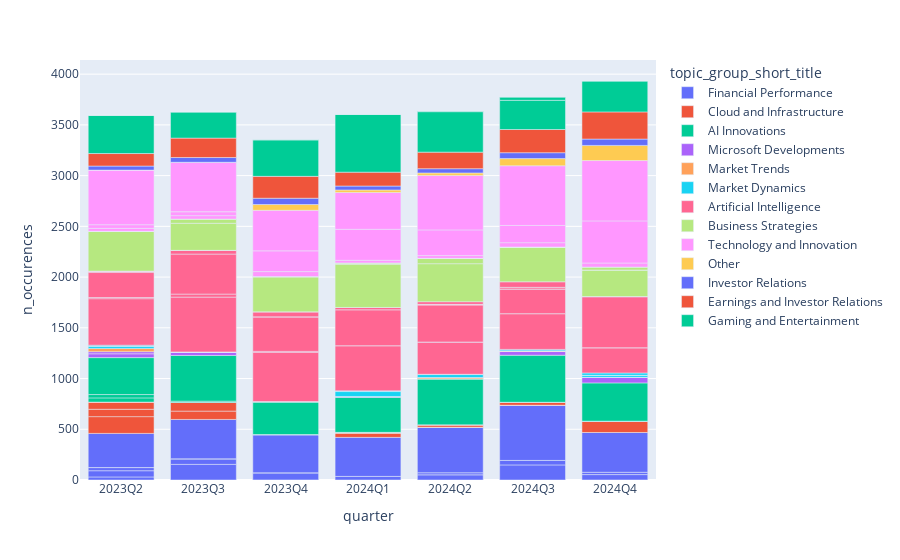

The notebook cell saved with this chart:
### Markdown cell above
#### Stacked Bar Plots

### Code cell
ticker = "GOOG"
quarters = pd.DataFrame(index.queryMeta(f"SELECT distinct(quarter) from doc_meta WHERE ticker='{ticker}'")).quarter
        

## This query compares one of google's quarters to all other quarters to pull out what made it distinct
## An alternative approach could be comparing the quarter only to those that came before it
## The api provides the ability to compare any 1 group to any other group and provides 
## The same high level structured overview
dfs = []
for q in quarters:
    tmp = pd.DataFrame(index.topicDiff(
        q1=f"ticker='{ticker}' AND quarter='{q}'", 
        q2=f"ticker='{ticker}' AND quarter!='{q}'",
        cutoff=1.0,
        limit=100
    )["topics"])
    tmp["quarter"] = q
    dfs.append(tmp)
topic_df = pd.concat(dfs).sort_values("quarter")
counts_df = pd.concat([ topicOverTime(t, ticker) for t in topic_df.topic_id.unique() ])

df = pd.merge(counts_df, topic_df.drop_duplicates(subset="short_title").drop(columns="quarter"), on="topic_id")
px.bar(df, x="quarter", y="n_occurences", color="topic_group_short_title", hover_data=["short_title", "topic_id"])

### Figure 1 — Plotly figure (JSON) as saved in the notebook; plotly's stock layout.template omitted (floating-point values rounded to 4 significant figures)
{"data": [{"alignmentgroup": "True", "customdata": [["Gross Margin Dynamics", 167], ["Gross Margin Dynamics", 167], ["Gross Margin Dynamics", 167], ["Gross Margin Dynamics", 167], ["Gross Margin Dynamics", 167], ["Gross Margin Dynamics", 167], ["Gross Margin Dynamics", 167], ["Leadership Transition and Investment", 185], ["Leadership Transition and Investment", 185], ["Leadership Transition and Investment", 185], ["Leadership Transition and Investment", 185], ["Leadership Transition and Investment", 185], ["Leadership Transition and Investment", 185], ["Leadership Transition and Investment", 185], ["Financial Performance Metrics", 134], ["Financial Performance Metrics", 134], ["Financial Performance Metrics", 134], ["Financial Performance Metrics", 134], ["Financial Performance Metrics", 134], ["Financial Performance Metrics", 134], ["Financial Performance Metrics", 134], ["Shareholder Returns", 47], ["Shareholder Returns", 47], ["Shareholder Returns", 47], ["Shareholder Returns", 47], ["Shareholder Returns", 47], ["Shareholder Returns", 47], ["Shareholder Returns", 47], ["Google Revenue Growth", 102], ["Google Revenue Growth", 102], ["Google Revenue Growth", 102], ["Google Revenue Growth", 102], ["Google Revenue Growth", 102], ["Google Revenue Growth", 102], ["Google Revenue Growth", 102]], "hovertemplate": "topic_group_short_title=Financial Performance<br>quarter=%{x}<br>n_occurences=%{y}<br>short_title=%{customdata[0]}<br>topic_id=%{customdata[1]}<extra></extra>", "legendgroup": "Financial Performance", "marker": {"color": "#636efa", "pattern": {"shape": ""}}, "name": "Financial Performance", "offsetgroup": "Financial Performance", "orientation": "v", "showlegend": true, "textposition": "auto", "type": "bar", "x": ["2023Q2", "2023Q3", "2023Q4", "2024Q1", "2024Q2", "2024Q3", "2024Q4", "2023Q2", "2023Q3", "2023Q4", "2024Q1", "2024Q2", "2024Q3", "2024Q4", "2023Q2", "2023Q3", "2023Q4", "2024Q1", "2024Q2", "2024Q3", "2024Q4", "2023Q2", "2023Q3", "2023Q4", "2024Q1", "2024Q2", "2024Q3", "2024Q4", "2023Q2", "2023Q3", "2023Q4", "2024Q1", "2024Q2", "2024Q3", "2024Q4"], "xaxis": "x", "y": [30.05, 0.03333, 0, 0.01333, 0.04, 0, 0.01333, 61.31, 153.9, 1.013, 0, 0.01333, 148.7, 0.5467, 31.34, 54.55, 69.73, 35.44, 50.59, 44.37, 52.76, 0, 0.02, 0, 0, 20.5, 0.006667, 22.89, 336.6, 388.3, 376.6, 384.7, 447.5, 543.9, 392.2], "yaxis": "y"}, {"alignmentgroup": "True", "customdata": [["Cloud Investment Strategy", 21], ["Cloud Investment Strategy", 21], ["Cloud Investment Strategy", 21], ["Cloud Investment Strategy", 21], ["Cloud Investment Strategy", 21], ["Cloud Investment Strategy", 21], ["Cloud Investment Strategy", 21], ["CapEx and Data Center Investments", 145], ["CapEx and Data Center Investments", 145], ["CapEx and Data Center Investments", 145], ["CapEx and Data Center Investments", 145], ["CapEx and Data Center Investments", 145], ["CapEx and Data Center Investments", 145], ["CapEx and Data Center Investments", 145], ["Public Cloud Profitability", 18], ["Public Cloud Profitability", 18], ["Public Cloud Profitability", 18], ["Public Cloud Profitability", 18], ["Public Cloud Profitability", 18], ["Public Cloud Profitability", 18], ["Public Cloud Profitability", 18], ["Microsoft Cloud Migration", 62], ["Microsoft Cloud Migration", 62], ["Microsoft Cloud Migration", 62], ["Microsoft Cloud Migration", 62], ["Microsoft Cloud Migration", 62], ["Microsoft Cloud Migration", 62], ["Microsoft Cloud Migration", 62]], "hovertemplate": "topic_group_short_title=Cloud and Infrastructure<br>quarter=%{x}<br>n_occurences=%{y}<br>short_title=%{customdata[0]}<br>topic_id=%{customdata[1]}<extra></extra>", "legendgroup": "Cloud and Infrastructure", "marker": {"color": "#EF553B", "pattern": {"shape": ""}}, "name": "Cloud and Infrastructure", "offsetgroup": "Cloud and Infrastructure", "orientation": "v", "showlegend": true, "textposition": "auto", "type": "bar", "x": ["2023Q2", "2023Q3", "2023Q4", "2024Q1", "2024Q2", "2024Q3", "2024Q4", "2023Q2", "2023Q3", "2023Q4", "2024Q1", "2024Q2", "2024Q3", "2024Q4", "2023Q2", "2023Q3", "2023Q4", "2024Q1", "2024Q2", "2024Q3", "2024Q4", "2023Q2", "2023Q3", "2023Q4", "2024Q1", "2024Q2", "2024Q3", "2024Q4"], "xaxis": "x", "y": [165.2, 82.24, 0.006667, 44.52, 1.307, 0.1, 0.01333, 72.51, 84.68, 0.03333, 0.006667, 0.006667, 0.006667, 108.4, 70.5, 0.006667, 0.02667, 0.006667, 0.2067, 0, 0.006667, 0.06, 0.07333, 0.4067, 1.593, 22.72, 28.97, 0.08667], "yaxis": "y"}, {"alignmentgroup": "True", "customdata": [["AI Cloud Services", 42], ["AI Cloud Services", 42], ["AI Cloud Services", 42], ["AI Cloud Services", 42], ["AI Cloud Services", 42], ["AI Cloud Services", 42], ["AI Cloud Services", 42], ["Advancements in AI Models", 26], ["Advancements in AI Models", 26], ["Advancements in AI Models", 26], ["Advancements in AI Models", 26], ["Advancements in AI Models", 26], ["Advancements in AI Models", 26], ["Advancements in AI Models", 26], ["Generative AI Infrastructure", 57], ["Generative AI Infrastructure", 57], ["Generative AI Infrastructure", 57], ["Generative AI Infrastructure", 57], ["Generative AI Infrastructure", 57], ["Generative AI Infrastructure", 57], ["Generative AI Infrastructure", 57]], "hovertemplate": "topic_group_short_title=AI Innovations<br>quarter=%{x}<br>n_occurences=%{y}<br>short_title=%{customdata[0]}<br>topic_id=%{customdata[1]}<extra></extra>", "legendgroup": "AI Innovations", "marker": {"color": "#00cc96", "pattern": {"shape": ""}}, "name": "AI Innovations", "offsetgroup": "AI Innovations", "orientation": "v", "showlegend": true, "textposition": "auto", "type": "bar", "x": ["2023Q2", "2023Q3", "2023Q4", "2024Q1", "2024Q2", "2024Q3", "2024Q4", "2023Q2", "2023Q3", "2023Q4", "2024Q1", "2024Q2", "2024Q3", "2024Q4", "2023Q2", "2023Q3", "2023Q4", "2024Q1", "2024Q2", "2024Q3", "2024Q4"], "xaxis": "x", "y": [41.71, 0.28, 0.03333, 2.093, 0.6333, 0.006667, 2.827, 32.83, 12.87, 0.006667, 1.073, 0.03333, 0.01333, 0.01333, 364.1, 450.7, 323.4, 347.3, 453.6, 463.6, 377.4], "yaxis": "y"}, {"alignmentgroup": "True", "customdata": [["Microsoft Business Solutions", 0], ["Microsoft Business Solutions", 0], ["Microsoft Business Solutions", 0], ["Microsoft Business Solutions", 0], ["Microsoft Business Solutions", 0], ["Microsoft Business Solutions", 0], ["Microsoft Business Solutions", 0], ["Microsoft 365 Renewals", 119], ["Microsoft 365 Renewals", 119], ["Microsoft 365 Renewals", 119], ["Microsoft 365 Renewals", 119], ["Microsoft 365 Renewals", 119], ["Microsoft 365 Renewals", 119], ["Microsoft 365 Renewals", 119]], "hovertemplate": "topic_group_short_title=Microsoft Developments<br>quarter=%{x}<br>n_occurences=%{y}<br>short_title=%{customdata[0]}<br>topic_id=%{customdata[1]}<extra></extra>", "legendgroup": "Microsoft Developments", "marker": {"color": "#ab63fa", "pattern": {"shape": ""}}, "name": "Microsoft Developments", "offsetgroup": "Microsoft Developments", "orientation": "v", "showlegend": true, "textposition": "auto", "type": "bar", "x": ["2023Q2", "2023Q3", "2023Q4", "2024Q1", "2024Q2", "2024Q3", "2024Q4", "2023Q2", "2023Q3", "2023Q4", "2024Q1", "2024Q2", "2024Q3", "2024Q4"], "xaxis": "x", "y": [37.63, 34.47, 0, 0.03333, 0.12, 36.43, 54.49, 20.81, 0.006667, 0.18, 6.107, 0.04667, 0.2667, 0.006667], "yaxis": "y"}, {"alignmentgroup": "True", "customdata": [["Regulatory Landscape Impact", 34], ["Regulatory Landscape Impact", 34], ["Regulatory Landscape Impact", 34], ["Regulatory Landscape Impact", 34], ["Regulatory Landscape Impact", 34], ["Regulatory Landscape Impact", 34], ["Regulatory Landscape Impact", 34]], "hovertemplate": "topic_group_short_title=Market Trends<br>quarter=%{x}<br>n_occurences=%{y}<br>short_title=%{customdata[0]}<br>topic_id=%{customdata[1]}<extra></extra>", "legendgroup": "Market Trends", "marker": {"color": "#FFA15A", "pattern": {"shape": ""}}, "name": "Market Trends", "offsetgroup": "Market Trends", "orientation": "v", "showlegend": true, "textposition": "auto", "type": "bar", "x": ["2023Q2", "2023Q3", "2023Q4", "2024Q1", "2024Q2", "2024Q3", "2024Q4"], "xaxis": "x", "y": [32.21, 0.1133, 1.153, 0.1867, 12.39, 5.773, 0.01333], "yaxis": "y"}, {"alignmentgroup": "True", "customdata": [["Consumer Trends in China", 98], ["Consumer Trends in China", 98], ["Consumer Trends in China", 98], ["Consumer Trends in China", 98], ["Consumer Trends in China", 98], ["Consumer Trends in China", 98], ["Consumer Trends in China", 98], ["CapEx Investment Trends", 150], ["CapEx Investment Trends", 150], ["CapEx Investment Trends", 150], ["CapEx Investment Trends", 150], ["CapEx Investment Trends", 150], ["CapEx Investment Trends", 150], ["CapEx Investment Trends", 150], ["Market Dynamics and Opportunities", 72], ["Market Dynamics and Opportunities", 72], ["Market Dynamics and Opportunities", 72], ["Market Dynamics and Opportunities", 72], ["Market Dynamics and Opportunities", 72], ["Market Dynamics and Opportunities", 72], ["Market Dynamics and Opportunities", 72]], "hovertemplate": "topic_group_short_title=Market Dynamics<br>quarter=%{x}<br>n_occurences=%{y}<br>short_title=%{customdata[0]}<br>topic_id=%{customdata[1]}<extra></extra>", "legendgroup": "Market Dynamics", "marker": {"color": "#19d3f3", "pattern": {"shape": ""}}, "name": "Market Dynamics", "offsetgroup": "Market Dynamics", "orientation": "v", "showlegend": true, "textposition": "auto", "type": "bar", "x": ["2023Q2", "2023Q3", "2023Q4", "2024Q1", "2024Q2", "2024Q3", "2024Q4", "2023Q2", "2023Q3", "2023Q4", "2024Q1", "2024Q2", "2024Q3", "2024Q4", "2023Q2", "2023Q3", "2023Q4", "2024Q1", "2024Q2", "2024Q3", "2024Q4"], "xaxis": "x", "y": [22.78, 0.22, 0.09333, 0.08667, 0.1267, 1.94, 19.99, 0, 0, 0, 48.67, 29.39, 0.03333, 0.006667, 9.08, 0.006667, 0.006667, 6.82, 2.707, 13.2, 23.33], "yaxis": "y"}, {"alignmentgroup": "True", "customdata": [["AI-Powered Retail Advertising", 77], ["AI-Powered Retail Advertising", 77], ["AI-Powered Retail Advertising", 77], ["AI-Powered Retail Advertising", 77], ["AI-Powered Retail Advertising", 77], ["AI-Powered Retail Advertising", 77], ["AI-Powered Retail Advertising", 77], ["AI Programming Features", 111], ["AI Programming Features", 111], ["AI Programming Features", 111], ["AI Programming Features", 111], ["AI Programming Features", 111], ["AI Programming Features", 111], ["AI Programming Features", 111], ["AI in Search Experience", 124], ["AI in Search Experience", 124], ["AI in Search Experience", 124], ["AI in Search Experience", 124], ["AI in Search Experience", 124], ["AI in Search Experience", 124], ["AI in Search Experience", 124], ["Generative AI for Ads", 173], ["Generative AI for Ads", 173], ["Generative AI for Ads", 173], ["Generative AI for Ads", 173], ["Generative AI for Ads", 173], ["Generative AI for Ads", 173], ["Generative AI for Ads", 173], ["AI Interaction and Engagement", 32], ["AI Interaction and Engagement", 32], ["AI Interaction and Engagement", 32], ["AI Interaction and Engagement", 32], ["AI Interaction and Engagement", 32], ["AI Interaction and Engagement", 32], ["AI Interaction and Engagement", 32], ["AI Investment Strategy", 73], ["AI Investment Strategy", 73], ["AI Investment Strategy", 73], ["AI Investment Strategy", 73], ["AI Investment Strategy", 73], ["AI Investment Strategy", 73], ["AI Investment Strategy", 73]], "hovertemplate": "topic_group_short_title=Artificial Intelligence<br>quarter=%{x}<br>n_occurences=%{y}<br>short_title=%{customdata[0]}<br>topic_id=%{customdata[1]}<extra></extra>", "legendgroup": "Artificial Intelligence", "marker": {"color": "#FF6692", "pattern": {"shape": ""}}, "name": "Artificial Intelligence", "offsetgroup": "Artificial Intelligence", "orientation": "v", "showlegend": true, "textposition": "auto", "type": "bar", "x": ["2023Q2", "2023Q3", "2023Q4", "2024Q1", "2024Q2", "2024Q3", "2024Q4", "2023Q2", "2023Q3", "2023Q4", "2024Q1", "2024Q2", "2024Q3", "2024Q4", "2023Q2", "2023Q3", "2023Q4", "2024Q1", "2024Q2", "2024Q3", "2024Q4", "2023Q2", "2023Q3", "2023Q4", "2024Q1", "2024Q2", "2024Q3", "2024Q4", "2023Q2", "2023Q3", "2023Q4", "2024Q1", "2024Q2", "2024Q3", "2024Q4", "2023Q2", "2023Q3", "2023Q4", "2024Q1", "2024Q2", "2024Q3", "2024Q4"], "xaxis": "x", "y": [458.3, 540.1, 485.0, 445.2, 318.3, 352.4, 248.6, 11.47, 29.8, 10.04, 0.03333, 0, 0, 0.006667, 246.3, 394.4, 340.1, 353.2, 364.2, 243.2, 504.0, 12.48, 36.14, 0, 23.45, 6.693, 0, 0, 0.02, 0.01333, 49.73, 0, 0.02, 15.97, 0.26, 1.34, 0.4133, 0, 0.05333, 26.02, 54.6, 0.006667], "yaxis": "y"}, {"alignmentgroup": "True", "customdata": [["Cost Management and Reengineering", 191], ["Cost Management and Reengineering", 191], ["Cost Management and Reengineering", 191], ["Cost Management and Reengineering", 191], ["Cost Management and Reengineering", 191], ["Cost Management and Reengineering", 191], ["Cost Management and Reengineering", 191], ["Operational Efficiency Strategies", 132], ["Operational Efficiency Strategies", 132], ["Operational Efficiency Strategies", 132], ["Operational Efficiency Strategies", 132], ["Operational Efficiency Strategies", 132], ["Operational Efficiency Strategies", 132], ["Operational Efficiency Strategies", 132], ["Entertainment and Commitment", 41], ["Entertainment and Commitment", 41], ["Entertainment and Commitment", 41], ["Entertainment and Commitment", 41], ["Entertainment and Commitment", 41], ["Entertainment and Commitment", 41], ["Entertainment and Commitment", 41]], "hovertemplate": "topic_group_short_title=Business Strategies<br>quarter=%{x}<br>n_occurences=%{y}<br>short_title=%{customdata[0]}<br>topic_id=%{customdata[1]}<extra></extra>", "legendgroup": "Business Strategies", "marker": {"color": "#B6E880", "pattern": {"shape": ""}}, "name": "Business Strategies", "offsetgroup": "Business Strategies", "orientation": "v", "showlegend": true, "textposition": "auto", "type": "bar", "x": ["2023Q2", "2023Q3", "2023Q4", "2024Q1", "2024Q2", "2024Q3", "2024Q4", "2023Q2", "2023Q3", "2023Q4", "2024Q1", "2024Q2", "2024Q3", "2024Q4", "2023Q2", "2023Q3", "2023Q4", "2024Q1", "2024Q2", "2024Q3", "2024Q4"], "xaxis": "x", "y": [392.1, 266.9, 346.0, 425.9, 374.6, 342.8, 261.8, 0, 41.4, 0, 12.87, 52.63, 0, 0, 0.02, 0.01333, 0.4933, 0.1067, 0.01333, 0.06667, 29.08], "yaxis": "y"}, {"alignmentgroup": "True", "customdata": [["Open Source Innovations", 25], ["Open Source Innovations", 25], ["Open Source Innovations", 25], ["Open Source Innovations", 25], ["Open Source Innovations", 25], ["Open Source Innovations", 25], ["Open Source Innovations", 25], ["Cybersecurity Innovations", 11], ["Cybersecurity Innovations", 11], ["Cybersecurity Innovations", 11], ["Cybersecurity Innovations", 11], ["Cybersecurity Innovations", 11], ["Cybersecurity Innovations", 11], ["Cybersecurity Innovations", 11], ["AI in Consumer Devices", 87], ["AI in Consumer Devices", 87], ["AI in Consumer Devices", 87], ["AI in Consumer Devices", 87], ["AI in Consumer Devices", 87], ["AI in Consumer Devices", 87], ["AI in Consumer Devices", 87], ["Innovation in Technology", 37], ["Innovation in Technology", 37], ["Innovation in Technology", 37], ["Innovation in Technology", 37], ["Innovation in Technology", 37], ["Innovation in Technology", 37], ["Innovation in Technology", 37]], "hovertemplate": "topic_group_short_title=Technology and Innovation<br>quarter=%{x}<br>n_occurences=%{y}<br>short_title=%{customdata[0]}<br>topic_id=%{customdata[1]}<extra></extra>", "legendgroup": "Technology and Innovation", "marker": {"color": "#FF97FF", "pattern": {"shape": ""}}, "name": "Technology and Innovation", "offsetgroup": "Technology and Innovation", "orientation": "v", "showlegend": true, "textposition": "auto", "type": "bar", "x": ["2023Q2", "2023Q3", "2023Q4", "2024Q1", "2024Q2", "2024Q3", "2024Q4", "2023Q2", "2023Q3", "2023Q4", "2024Q1", "2024Q2", "2024Q3", "2024Q4", "2023Q2", "2023Q3", "2023Q4", "2024Q1", "2024Q2", "2024Q3", "2024Q4", "2023Q2", "2023Q3", "2023Q4", "2024Q1", "2024Q2", "2024Q3", "2024Q4"], "xaxis": "x", "y": [0.1267, 33.79, 1.027, 0.1267, 0.03333, 0.006667, 0.02667, 29.19, 39.22, 48.87, 25.92, 27.23, 42.6, 39.94, 35.93, 0.006667, 204.4, 305.5, 253.2, 169.8, 414.9, 538.4, 486.8, 399.6, 362.7, 537.4, 588.4, 595.2], "yaxis": "y"}, {"alignmentgroup": "True", "customdata": [["Autonomous Ride-Hailing Expansion", 69], ["Autonomous Ride-Hailing Expansion", 69], ["Autonomous Ride-Hailing Expansion", 69], ["Autonomous Ride-Hailing Expansion", 69], ["Autonomous Ride-Hailing Expansion", 69], ["Autonomous Ride-Hailing Expansion", 69], ["Autonomous Ride-Hailing Expansion", 69]], "hovertemplate": "topic_group_short_title=Other<br>quarter=%{x}<br>n_occurences=%{y}<br>short_title=%{customdata[0]}<br>topic_id=%{customdata[1]}<extra></extra>", "legendgroup": "Other", "marker": {"color": "#FECB52", "pattern": {"shape": ""}}, "name": "Other", "offsetgroup": "Other", "orientation": "v", "showlegend": true, "textposition": "auto", "type": "bar", "x": ["2023Q2", "2023Q3", "2023Q4", "2024Q1", "2024Q2", "2024Q3", "2024Q4"], "xaxis": "x", "y": [0.09333, 0.02, 57.23, 24.97, 24.0, 70.52, 148.7], "yaxis": "y"}, {"alignmentgroup": "True", "customdata": [["Teleconference Q&A Sessions", 95], ["Teleconference Q&A Sessions", 95], ["Teleconference Q&A Sessions", 95], ["Teleconference Q&A Sessions", 95], ["Teleconference Q&A Sessions", 95], ["Teleconference Q&A Sessions", 95], ["Teleconference Q&A Sessions", 95]], "hovertemplate": "topic_group_short_title=Investor Relations<br>quarter=%{x}<br>n_occurences=%{y}<br>short_title=%{customdata[0]}<br>topic_id=%{customdata[1]}<extra></extra>", "legendgroup": "Investor Relations", "marker": {"color": "#636efa", "pattern": {"shape": ""}}, "name": "Investor Relations", "offsetgroup": "Investor Relations", "orientation": "v", "showlegend": true, "textposition": "auto", "type": "bar", "x": ["2023Q2", "2023Q3", "2023Q4", "2024Q1", "2024Q2", "2024Q3", "2024Q4"], "xaxis": "x", "y": [39.6, 46.79, 61.94, 38.79, 41.97, 58.22, 62.72], "yaxis": "y"}, {"alignmentgroup": "True", "customdata": [["Investor Inquiries", 154], ["Investor Inquiries", 154], ["Investor Inquiries", 154], ["Investor Inquiries", 154], ["Investor Inquiries", 154], ["Investor Inquiries", 154], ["Investor Inquiries", 154]], "hovertemplate": "topic_group_short_title=Earnings and Investor Relations<br>quarter=%{x}<br>n_occurences=%{y}<br>short_title=%{customdata[0]}<br>topic_id=%{customdata[1]}<extra></extra>", "legendgroup": "Earnings and Investor Relations", "marker": {"color": "#EF553B", "pattern": {"shape": ""}}, "name": "Earnings and Investor Relations", "offsetgroup": "Earnings and Investor Relations", "orientation": "v", "showlegend": true, "textposition": "auto", "type": "bar", "x": ["2023Q2", "2023Q3", "2023Q4", "2024Q1", "2024Q2", "2024Q3", "2024Q4"], "xaxis": "x", "y": [123.6, 191.5, 215.7, 136.7, 163.2, 228.7, 267.5], "yaxis": "y"}, {"alignmentgroup": "True", "customdata": [["YouTube Monetization Strategies", 84], ["YouTube Monetization Strategies", 84], ["YouTube Monetization Strategies", 84], ["YouTube Monetization Strategies", 84], ["YouTube Monetization Strategies", 84], ["YouTube Monetization Strategies", 84], ["YouTube Monetization Strategies", 84], ["Advantage+ Ad Solutions", 86], ["Advantage+ Ad Solutions", 86], ["Advantage+ Ad Solutions", 86], ["Advantage+ Ad Solutions", 86], ["Advantage+ Ad Solutions", 86], ["Advantage+ Ad Solutions", 86], ["Advantage+ Ad Solutions", 86]], "hovertemplate": "topic_group_short_title=Gaming and Entertainment<br>quarter=%{x}<br>n_occurences=%{y}<br>short_title=%{customdata[0]}<br>topic_id=%{customdata[1]}<extra></extra>", "legendgroup": "Gaming and Entertainment", "marker": {"color": "#00cc96", "pattern": {"shape": ""}}, "name": "Gaming and Entertainment", "offsetgroup": "Gaming and Entertainment", "orientation": "v", "showlegend": true, "textposition": "auto", "type": "bar", "x": ["2023Q2", "2023Q3", "2023Q4", "2024Q1", "2024Q2", "2024Q3", "2024Q4", "2023Q2", "2023Q3", "2023Q4", "2024Q1", "2024Q2", "2024Q3", "2024Q4"], "xaxis": "x", "y": [375.3, 257.3, 360.0, 568.6, 398.8, 287.8, 304.8, 0.1133, 0.06667, 0.01333, 0.08, 3.413, 28.99, 0.03333], "yaxis": "y"}], "layout": {"autosize": true, "barmode": "relative", "legend": {"title": {"text": "topic_group_short_title"}, "tracegroupgap": 0}, "margin": {"t": 60}, "xaxis": {"anchor": "y", "autorange": true, "domain": [0, 1], "range": [-0.5, 6.5], "title": {"text": "quarter"}, "type": "category"}, "yaxis": {"anchor": "x", "autorange": true, "domain": [0, 1], "range": [0, 4140.0], "title": {"text": "n_occurences"}, "type": "linear"}}}
